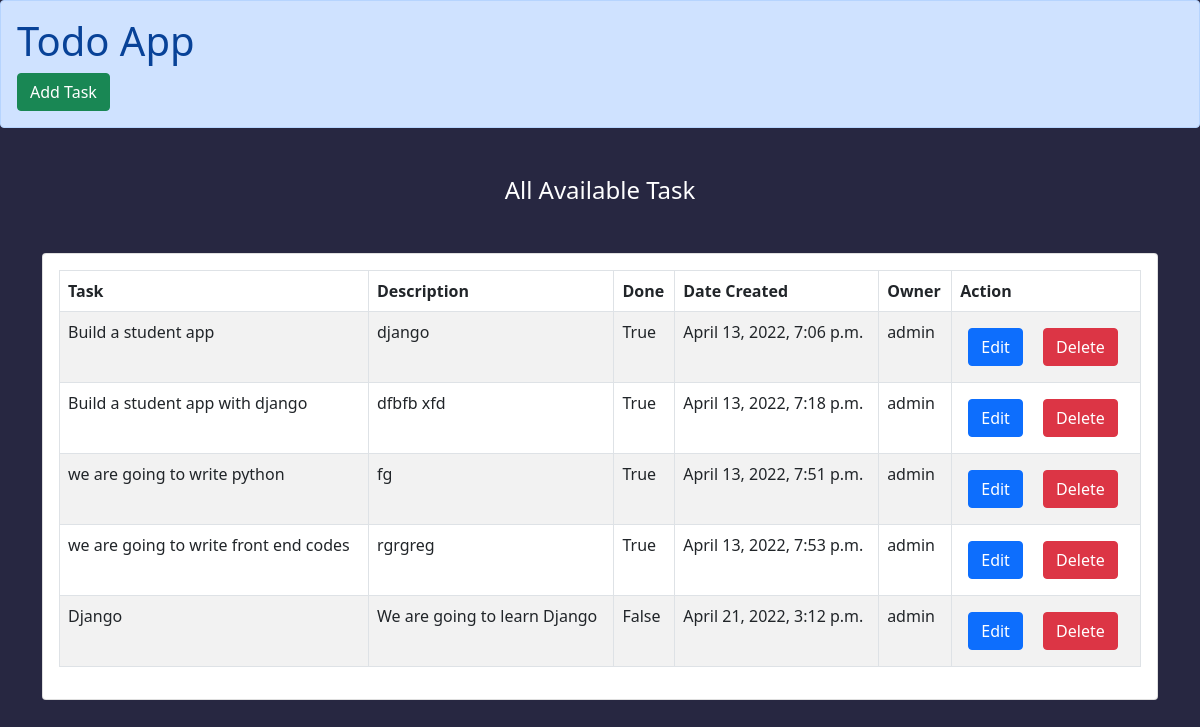
The page / on the database its author committed.
### apps/models.py (models this page shows, shortened)
class TodoData(models.Model):
    name_of_task = models.CharField(max_length=100)
    task  =  models.TextField()
    date_started = models.DateTimeField(auto_now_add=True)
    done = models.BooleanField(default=False)
    created_by = models.ForeignKey(User, on_delete=models.CASCADE)
    class Meta:
        verbose_name_plural = 'Todo Data'

### apps/views.py (the view)
# urls.py: path('', views.ListTask, name='listtask'), # list all tasks
def  ListTask(request):
    context = {}
    all_tasks = TodoData.objects.all()
    context['all_tasks'] = all_tasks
    return render(request, 'homepage.html', context)

### Templates/homepage.html (shortened to what this page needs)
{% load static %}
<!DOCTYPE html>
<html lang="en">
<head>
    <link rel="stylesheet" href="https://stackpath.bootstrapcdn.com/bootstrap/5.0.0-alpha1/css/bootstrap.min.css" />
    <link rel="stylesheet" href="https://cdnjs.cloudflare.com/ajax/libs/font-awesome/5.13.0/css/all.min.css" />
    <link rel="stylesheet" href="{% static  'style.css'  %}" />
</head>
<body>
    <div class="alert alert-primary" role="alert">
        <h1>Todo App</h1>
        <a href="{%  url 'createtask' %}" class="text-white btn btn-success mx-auto text-decoration-none">
        Add Task
      </a>
    </div>
    <h4 class="text-center my-5 text-white">All Available Task</h4>
    <div class="container">
        <div class="row">
            <div class="col-md-12">
                <div class="card">
                    <div class="card-body">
                        <div class="table-responsive">
                            <table class="table table-striped table-bordered">
                                <thead>
                                    <tr>
                                        <th>Task</th>
                                        <th>Description</th>
                                        <th>Done</th>
                                        <th>Date Created</th>
                                        <th>Owner</th>
                                        <th>Action</th>
                                    </tr>
                                </thead>
                                <tbody>
                                    {% for task in all_tasks %}
                                    <tr>
                                        <td>{{ task.name_of_task }}</td>
                                        <td>{{ task.task }}</td>
                                        <td>{{ task.done }}</td>
                                        <td>{{ task.date_started }}</td>
                                        <td>{{ task.created_by }}</td>
                                        <td>
                                            <a href="{% url 'updatetask' task.pk %}" class="btn btn-primary m-2">
                          Edit
                        </a>
                                            <a href="{% url 'deletetask'  task.pk  %}" class="btn btn-danger m-2">
                          Delete
                        </a>
                                        </td>
                                    </tr>
                                    {% endfor %}
                                </tbody>
                            </table>
                        </div>
                    </div>
                </div>
            </div>
        </div>
    </div>
</body>
</html>

### static/style.css (style rules this page uses)
body { background-color: rgb(39, 39, 65); }

### rows shown on the page
TodoData: name_of_task "Build a student app", task "django", done "True", date_started "April 13, 2022, 7:06 p.m.", created_by "admin"
TodoData: name_of_task "Build a student app with django", task "dfbfb xfd", done "True", date_started "April 13, 2022, 7:18 p.m.", created_by "admin"
TodoData: name_of_task "we are going to write python", task "fg", done "True", date_started "April 13, 2022, 7:51 p.m.", created_by "admin"
TodoData: name_of_task "we are going to write front end codes", task "rgrgreg", done "True", date_started "April 13, 2022, 7:53 p.m.", created_by "admin"
TodoData: name_of_task "Django", task "We are going to learn Django", done "False", date_started "April 21, 2022, 3:12 p.m.", created_by "admin"
